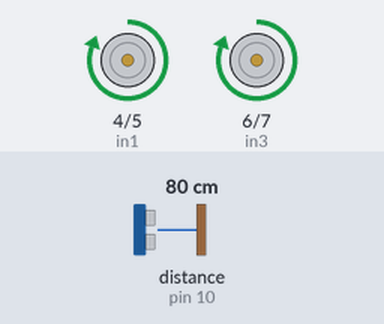
Simulated run of this sketch. Board: Arduino Uno, built with avr-gcc and run on an emulated ATmega328P. Parts: motor-driver pin pairs drawn as motors (green arrow = first pin HIGH = forward, orange = second pin HIGH = backward, longer = more drive). Wiring (inferred from the names in the program): ultrasonic range finder: trigger pin 9; echo pin 10. Inputs (shaded band) come from the test bench; at power-on: distance to the obstacle (sensor on pin 10) 80 cm. The echo pulse lasts 58.3 µs per cm.

Above: at 1.2 s.
1.3 s: distance to the obstacle (sensor on pin 10) set to 22 cm
2.8 s: distance to the obstacle (sensor on pin 10) set to 19 cm
At 4.0 s:
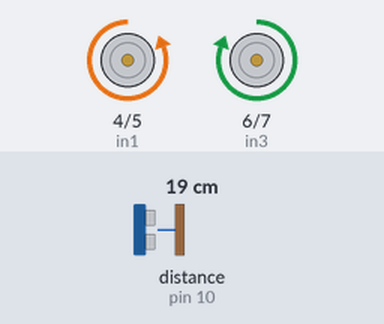
4.3 s: distance to the obstacle (sensor on pin 10) set to 35 cm
At 5.3 s:
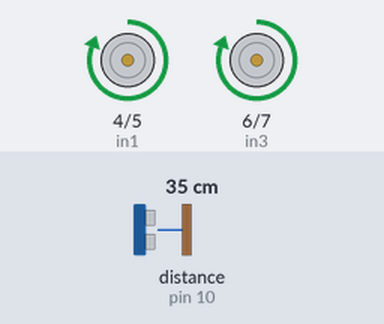
5.8 s: distance to the obstacle (sensor on pin 10) set to 2 cm
At 6.3 s:
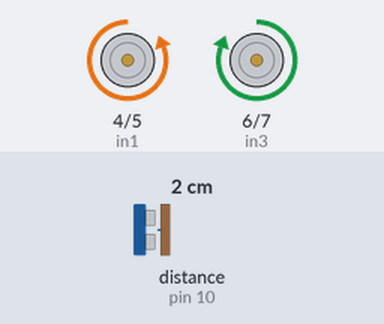
Timing chart, 0 to 8.3 s (numbered marks = the images above; inputs shaded):
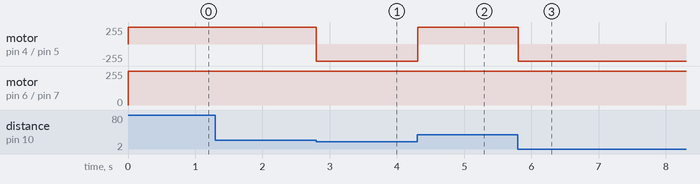

Measured:
- the behaviour switches between 21 and 20 cm on distance to the obstacle (sensor on pin 10) (found by bisection; images 0 and 1)
- after the input at 1.3 s, every drawn part: stays the same
- after the input at 2.8 s, motor on pin 4 (in1) / pin 5 (in2): forward 255/255 → backward 255/255 at once
- after the input at 4.3 s, motor on pin 4 (in1) / pin 5 (in2): backward 255/255 → forward 255/255 at once
- after the input at 5.8 s, motor on pin 4 (in1) / pin 5 (in2): forward 255/255 → backward 255/255 at once

The sketch:

obstacle_avoiding_robot.ino
```cpp
// Arduino Obstacle Avoiding Robot
#include <Servo.h>

const int trigPin = 9;
const int echoPin = 10;
const int in1 = 4, in2 = 5, in3 = 6, in4 = 7;

long getDistance() {
  digitalWrite(trigPin, LOW); delayMicroseconds(2);
  digitalWrite(trigPin, HIGH); delayMicroseconds(10);
  digitalWrite(trigPin, LOW);
  return pulseIn(echoPin, HIGH) * 0.0343 / 2;
}

void setup() {
  pinMode(trigPin, OUTPUT); pinMode(echoPin, INPUT);
  pinMode(in1, OUTPUT); pinMode(in2, OUTPUT);
  pinMode(in3, OUTPUT); pinMode(in4, OUTPUT);
}

void loop() {
  long dist = getDistance();
  if (dist < 20) { // Obstacle ahead
    digitalWrite(in1, LOW); digitalWrite(in2, HIGH); // Reverse & Turn
    digitalWrite(in3, HIGH); digitalWrite(in4, LOW);
    delay(500);
  } else { // Move forward
    digitalWrite(in1, HIGH); digitalWrite(in2, LOW);
    digitalWrite(in3, HIGH); digitalWrite(in4, LOW);
  }
}
```
